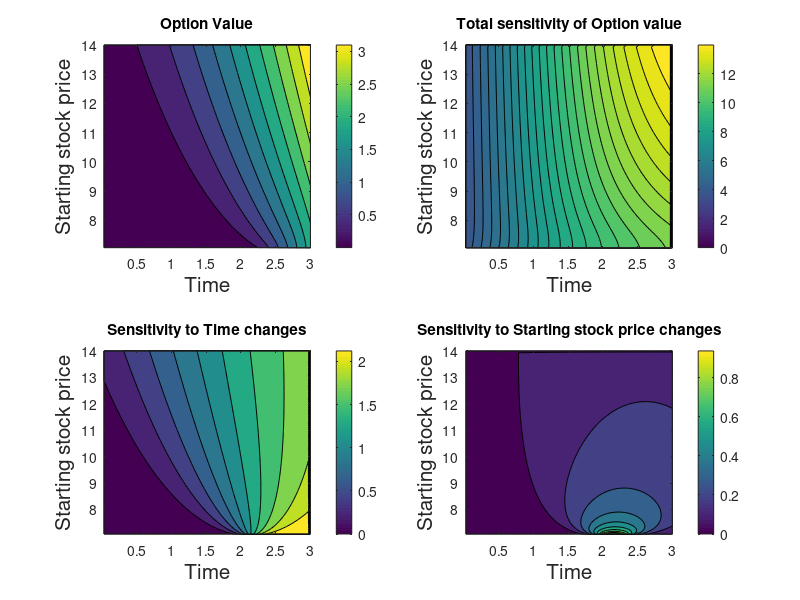

This figure's MATLAB source:
%% Preambule
mu=0.02;
sigma=0.2;
time=82/252;
yield=0;
Strike=12;
Start=11;

%% 3D Plots
ValueCall=zeros(100,100);
ValuePut=zeros(100,100);
DValueCall=zeros(100,100);
DValuePut=zeros(100,100);
timevec=[];
startvec=[];
resolutionx=0.03;
resolutiony=0.07;

for i=1:100,
    time=0+i*resolutionx;
    startvec=[];
    for j=1:100,
        start=7+j*resolutiony;
        [A,B]=blsprice(start,Strike,mu,time,sigma,yield);
        ValueCall(i,j)=A;
        ValuePut(i,j)=B;
        startvec(end+1)=start;
    end
    timevec(end+1)=time;
end

%%
DxValueCall=zeros(100,100);
DxValuePut=zeros(100,100);
for i=1:100,
    A=diff(ValueCall(i,:));
    B=diff(ValueCall(i,:));
    for j=1:99,
        DxValueCall(i,j)=A(j)/resolutionx;
        DxValuePut(i,j)=B(j)/resolutionx;
    end
end

DyValueCall=zeros(100,100);
DyValuePut=zeros(100,100);
for i=1:100,
    A=diff(ValueCall(:,i));
    B=diff(ValueCall(:,i));
    for j=1:99,
        DyValueCall(j,i)=A(j)/resolutiony;
        DyValuePut(j,i)=B(j)/resolutiony;
    end
end

%% Normalization
start0=11;
time0=82/252;

DyNValueCall=DyValueCall;
DyNValuePut=DyValuePut;
DxNValueCall=DxValueCall;
DxNValuePut=DxValuePut;

SensValueCall=sqrt(DyNValueCall^2+DxNValueCall^2);
SensValuePut=sqrt(DyNValuePut^2+DxNValuePut^2);


%% Actual Plots
subplot(2,2,1)
contourf(timevec,startvec,ValueCall,10)
xlabel('Time','FontSize', 15)
ylabel('Starting stock price','FontSize', 15)
title('Option Value')
colorbar

subplot(2,2,2)
contourf(timevec,startvec,SensValueCall,30)
xlabel('Time','FontSize', 15)
ylabel('Starting stock price','FontSize', 15)
title('Total sensitivity of Option value')
colorbar

subplot(2,2,3)
contourf(timevec(1:end),startvec(1:end),DxValueCall,10)
xlabel('Time','FontSize', 15)
ylabel('Starting stock price','FontSize', 15)
title('Sensitivity to Time changes')
colorbar

subplot(2,2,4)
contourf(timevec(1:end),startvec(1:end),DyValueCall,10)
xlabel('Time','FontSize', 15)
ylabel('Starting stock price','FontSize', 15)
title('Sensitivity to Starting stock price changes')
colorbar